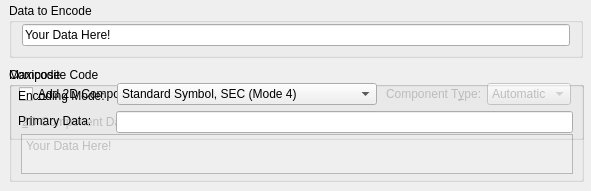
   <widget class="QWidget" name="tabGeneral" >
    <property name="geometry" >
     <rect>
      <x>0</x>
      <y>0</y>
      <width>591</width>
      <height>191</height>
     </rect>
    </property>
    <attribute name="title" >
     <string>General</string>
    </attribute>
    <widget class="QGroupBox" name="grpData" >
     <property name="geometry" >
      <rect>
       <x>9</x>
       <y>3</y>
       <width>574</width>
       <height>55</height>
      </rect>
     </property>
     <property name="title" >
      <string>Data to Encode</string>
     </property>
     <widget class="QLineEdit" name="txtData" >
      <property name="geometry" >
       <rect>
        <x>13</x>
        <y>21</y>
        <width>548</width>
        <height>22</height>
       </rect>
      </property>
      <property name="text" >
       <string>Your Data Here!</string>
      </property>
     </widget>
    </widget>
    <widget class="QGroupBox" name="grpComposite" >
     <property name="enabled" >
      <bool>true</bool>
     </property>
     <property name="geometry" >
      <rect>
       <x>9</x>
       <y>67</y>
       <width>575</width>
       <height>115</height>
      </rect>
     </property>
     <property name="title" >
      <string>Composite Code</string>
     </property>
     <widget class="QTextEdit" name="txtComposite" >
      <property name="enabled" >
       <bool>false</bool>
      </property>
      <property name="geometry" >
       <rect>
        <x>12</x>
        <y>67</y>
        <width>552</width>
        <height>40</height>
       </rect>
      </property>
      <property name="html" >
       <string>&lt;!DOCTYPE HTML PUBLIC "-//W3C//DTD HTML 4.0//EN" "http://www.w3.org/TR/REC-html40/strict.dtd">
&lt;html>&lt;head>&lt;meta name="qrichtext" content="1" />&lt;style type="text/css">
p, li { white-space: pre-wrap; }
&lt;/style>&lt;/head>&lt;body style=" font-family:'Sans Serif'; font-size:9pt; font-weight:400; font-style:normal;">
&lt;p style=" margin-top:0px; margin-bottom:0px; margin-left:0px; margin-right:0px; -qt-block-indent:0; text-indent:0px;">Your Data Here!&lt;/p>&lt;/body>&lt;/html></string>
      </property>
      <property name="acceptRichText" >
       <bool>false</bool>
      </property>
     </widget>
     <widget class="QLabel" name="lblComposite" >
      <property name="enabled" >
       <bool>false</bool>
      </property>
      <property name="geometry" >
       <rect>
        <x>13</x>
        <y>45</y>
        <width>121</width>
        <height>20</height>
       </rect>
      </property>
      <property name="text" >
       <string>&amp;2D Component Data:</string>
      </property>
      <property name="buddy" >
       <cstring>txtComposite</cstring>
      </property>
     </widget>
     <widget class="QWidget" name="layoutWidget" >
      <property name="geometry" >
       <rect>
        <x>10</x>
        <y>15</y>
        <width>552</width>
        <height>24</height>
       </rect>
      </property>
      <layout class="QHBoxLayout" name="horizontalLayout_2" >
       <item>
        <widget class="QCheckBox" name="chkComposite" >
         <property name="text" >
          <string>&amp;Add 2D Component</string>
         </property>
        </widget>
       </item>
       <item>
        <spacer name="horizontalSpacer" >
         <property name="orientation" >
          <enum>Qt::Horizontal</enum>
         </property>
         <property name="sizeHint" stdset="0" >
          <size>
           <width>40</width>
           <height>20</height>
          </size>
         </property>
        </spacer>
       </item>
       <item>
        <widget class="QLabel" name="lblCompType" >
         <property name="enabled" >
          <bool>false</bool>
         </property>
         <property name="text" >
          <string>Component T&amp;ype:</string>
         </property>
         <property name="buddy" >
          <cstring>cmbCompType</cstring>
         </property>
        </widget>
       </item>
       <item>
        <widget class="QComboBox" name="cmbCompType" >
         <property name="enabled" >
          <bool>false</bool>
         </property>
         <item>
          <property name="text" >
           <string>Automatic</string>
          </property>
         </item>
         <item>
          <property name="text" >
           <string>CC-A</string>
          </property>
         </item>
         <item>
          <property name="text" >
           <string>CC-B</string>
          </property>
         </item>
         <item>
          <property name="text" >
           <string>CC-C</string>
          </property>
         </item>
        </widget>
       </item>
      </layout>
     </widget>
     <zorder>txtComposite</zorder>
     <zorder>lblComposite</zorder>
     <zorder>layoutWidget</zorder>
     <zorder>grpMaxiCode</zorder>
    </widget>
    <widget class="QGroupBox" name="grpMaxiCode" >
     <property name="geometry" >
      <rect>
       <x>9</x>
       <y>67</y>
       <width>575</width>
       <height>73</height>
      </rect>
     </property>
     <property name="title" >
      <string>Maxicode</string>
     </property>
     <widget class="QLabel" name="lblMaxiMode" >
      <property name="geometry" >
       <rect>
        <x>9</x>
        <y>21</y>
        <width>96</width>
        <height>16</height>
       </rect>
      </property>
      <property name="text" >
       <string>Encoding Mode:</string>
      </property>
     </widget>
     <widget class="QComboBox" name="cmbMaxiMode" >
      <property name="geometry" >
       <rect>
        <x>108</x>
        <y>16</y>
        <width>260</width>
        <height>22</height>
       </rect>
      </property>
      <property name="currentIndex" >
       <number>1</number>
      </property>
      <item>
       <property name="text" >
        <string>Structured Carrier Message (Mode 2 or 3)</string>
       </property>
      </item>
      <item>
       <property name="text" >
        <string>Standard Symbol, SEC (Mode 4)</string>
       </property>
      </item>
      <item>
       <property name="text" >
        <string>Full ECC Symbol (Mode 5)</string>
       </property>
      </item>
      <item>
       <property name="text" >
        <string>Reader Program, SEC (Mode 6)</string>
       </property>
      </item>
     </widget>
     <widget class="QLabel" name="lblMaxiPrimary" >
      <property name="geometry" >
       <rect>
        <x>9</x>
        <y>46</y>
        <width>89</width>
        <height>16</height>
       </rect>
      </property>
      <property name="text" >
       <string>Primary Data:</string>
      </property>
     </widget>
     <widget class="QLineEdit" name="txtMaxiPrimary" >
      <property name="geometry" >
       <rect>
        <x>107</x>
        <y>44</y>
        <width>457</width>
        <height>22</height>
       </rect>
      </property>
     </widget>
    </widget>
   </widget>
